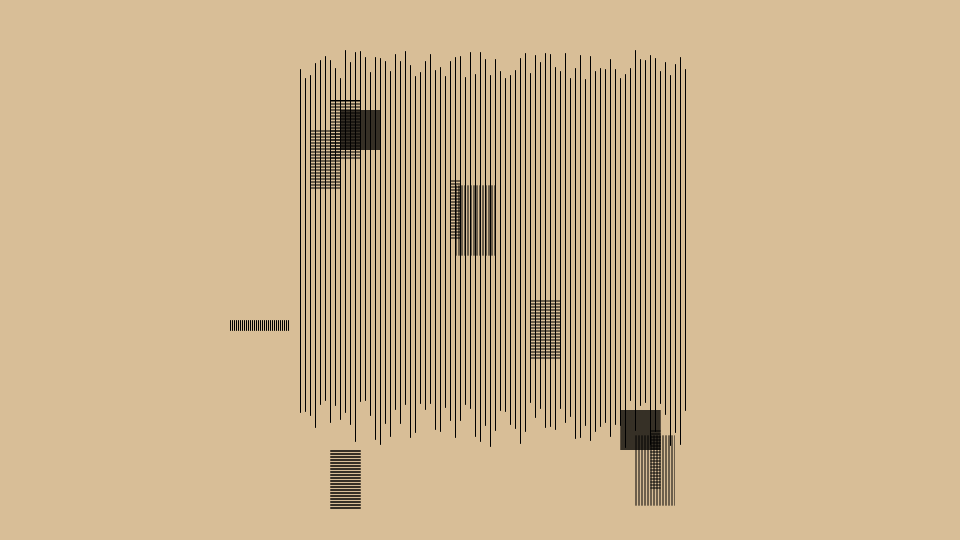
Frame 1 (no input)
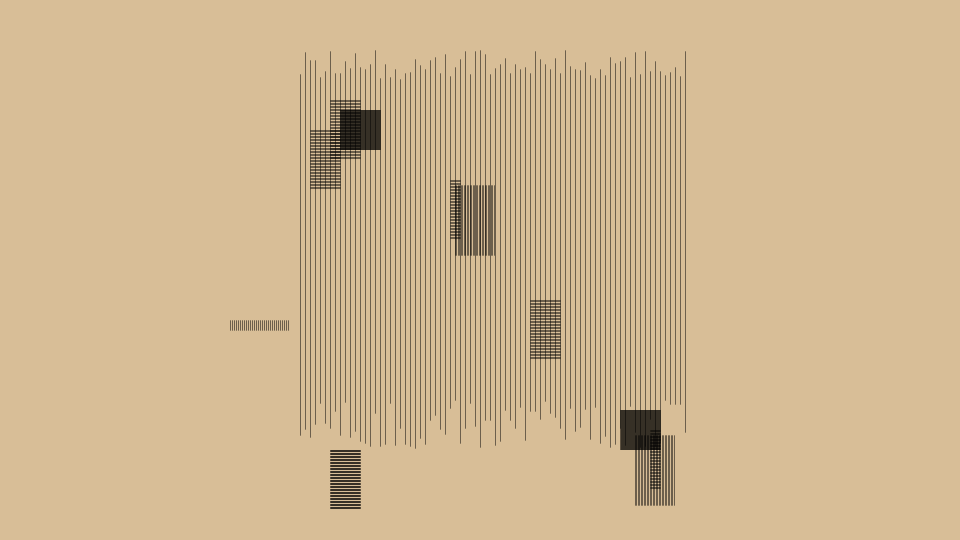
Frame 2 (the mouse pressed at the canvas centre, redrawn once)

The Processing sketch that drew these frames (run headless with seeded random() and noise(); the mouse was pressed at the canvas centre and the sketch redrawn once):

// Processing sketch: Frieder_Nake_Answer
// ── Frieder_Nake_Answer.pde
void setup () {
size (960, 540);
}



void draw () {
background(216,190,151);
translate(200,0);
//to get still pictures, noLoop() stops the draw functio from looping
noLoop();
 for(int i = 0; i < 390; i = i + 5){
 line(100 + i, random(50, 80), 100 + i, random(400,450));}
 
 for(int h = 0; h < 60; h = h + 2) {
 line(30 + h, 320, 30 + h, 330);}

 //for positioning of boxes 1-4
 box1();
 pushMatrix();
 translate(200, 200);
 box1();
 popMatrix();
 pushMatrix();
 translate(0, 350);
 box1();
 popMatrix();
 pushMatrix();
 translate(0, 350);
 box1();
 popMatrix();
 pushMatrix();
 translate(-20, 30);
 box1();
 popMatrix();
 
 box2();
  pushMatrix();
 translate(200, 250);
 box2();
 popMatrix();
 
 box3();
 pushMatrix();
 translate(280, 300);
 box3();
 popMatrix();
 
 box4();
  pushMatrix();
 translate(180, 250);
 box4();
 popMatrix();
}

//functions for different types of boxes with lines

 void box1 () {
 for(float j = 0; j < 60; j = j + 1.5){
 line(130, 100+j, 160, 100 + j);
 strokeWeight(0.5);}
}

void box2 () {
for(float k = 0; k < 60; k = k + 1.5)
line(250, 180+k, 260, 180+k); }

void box3 () {
for(float k = 0; k < 40; k = k + 0.5)
line(140, 110+k, 180, 110+k);}

void box4 () {
for(float k = 0; k < 40; k = k + 1.5)
line(255+k, 185, 255+k, 255);}
